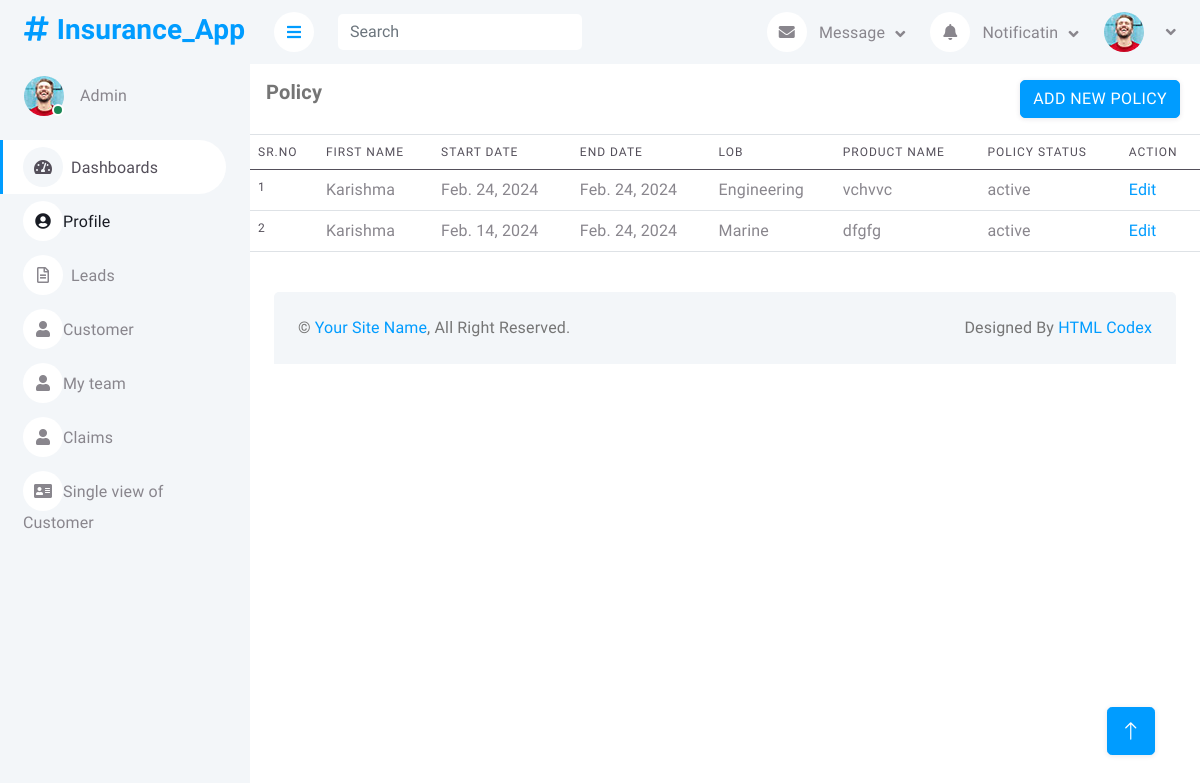
Screenshot of /policy/1 with the database file from the repository.
### InsurancePolicy/models.py (models this page shows, shortened)
class Policy(models.Model):
    Customer_Id=models.ForeignKey(Customer,on_delete=models.CASCADE,default=1)
    Start_Date=models.DateField(default=date.today())
    End_Date=models.DateField(default=date.today())
    Insurance_Type=models.CharField(max_length=50)
    Company=models.CharField(max_length=50)
    LOB=models.CharField(default='Engineering',max_length=50)
    Policy_Number=models.IntegerField()
    Product_Name=models.CharField(max_length=50)
    Sum_Insured=models.IntegerField()
    OD=models.IntegerField()
    TP=models.IntegerField()
    GST_Rate=models.IntegerField()
    Gross_Premium=models.IntegerField()
    Net_Premium=models.IntegerField()
    Attachment=models.FileField(upload_to='pdfs/', null=True, blank=True)
    STATUS_CHOICES = (
        ("active", 'active'),
        ("inactive", 'inactive'),
    )
    Policy_Status=models.CharField(max_length=50,choices=STATUS_CHOICES, default="active")

class Customer(models.Model):
    FirstName=models.CharField(max_length=50)
    LastName=models.CharField(max_length=50)
    Phone_No=models.IntegerField()
    Email_Id=models.CharField(max_length=100)
    City=models.CharField(max_length=50)
    Reference=models.CharField(max_length=50)
    Follow_up_date=models.DateField(default=date.today())
    Notes=models.CharField(max_length=1000)
    Customer_Type=models.CharField(max_length=50)
    Assign_to=models.CharField(max_length=50)

### InsurancePolicy/views.py (the view)
# urls.py: path('policy/<int:id>',views.policy,name="policy"),
def policy(request,id):
    policies=Policy.objects.filter(Customer_Id=id)
    return render(request,'policy.html',{'policies':policies})

### templates/policy.html
{% extends "base.html" %}
{% block mainsection %}
{% load static %}
<div class="col-12">
    <div class="border-bottom card-body">
        <div class="d-flex align-itms-center">
            <h5 class="mb-0 card-title flex-grow-1">Policy</h6>
                <div class="flex-shrink-0">
                    <a class='btn btn-primary me-1' href="/add-policy">Add new Policy</a>
                </div>
        </div>
    </div>
    <div class="table-responsive">
        <table class="table">
            <thead>
                <tr>
                    <th scope="col">Sr.No</th>
                    <th scope="col">First Name</th>
                    <th scope="col">Start Date</th>
                    <th scope="col">End Date</th>
                    <th scope="col">LOB</th>
                    <th scope="col">Product Name</th>
                    <th scope="col"> Policy Status</th>
                    <th scope="col">Action</th>
                </tr>
            </thead>
            <tbody>
                {% for policy in policies %}
                <tr>
                    <th scope="row">{{forloop.counter}}</th>
                    <td>{{policy.Customer_Id.FirstName}}</td>
                    <td>{{policy.Start_Date}}</td>
                    <td>{{policy.End_Date}}</td>
                    <td>{{policy.LOB}}</td>
                    <td>{{policy.Product_Name}}</td>
                    <td>{{policy.Policy_Status}}</td>
                    <td><a href="/edit-policy/{{policy.id}}">Edit</a></td>
                </tr>
                {% endfor %}
            </tbody>
        </table>
    </div>
</div>
{% endblock mainsection %}

### static/css/style.css (style rules this page uses)
:root { --primary: #009CFF; --light: #F3F6F9; --dark: #191C24; }
.btn { transition: .5s; }
.btn.btn-primary { color: #FFFFFF; }

### assets/css/theme-default.css (style rules this page uses)
body { background: #f4f5fa; }
.btn-primary { color: #fff; background-color: #9055fd; border-color: #9055fd; }
a { color: #9055fd; }

### rows the page displays
Policy: Customer_Id.FirstName "Karishma", Start_Date "Feb. 24, 2024", End_Date "Feb. 24, 2024", LOB "Engineering", Product_Name "vchvvc", Policy_Status "active"
Policy: Customer_Id.FirstName "Karishma", Start_Date "Feb. 14, 2024", End_Date "Feb. 24, 2024", LOB "Marine", Product_Name "dfgfg", Policy_Status "active"
